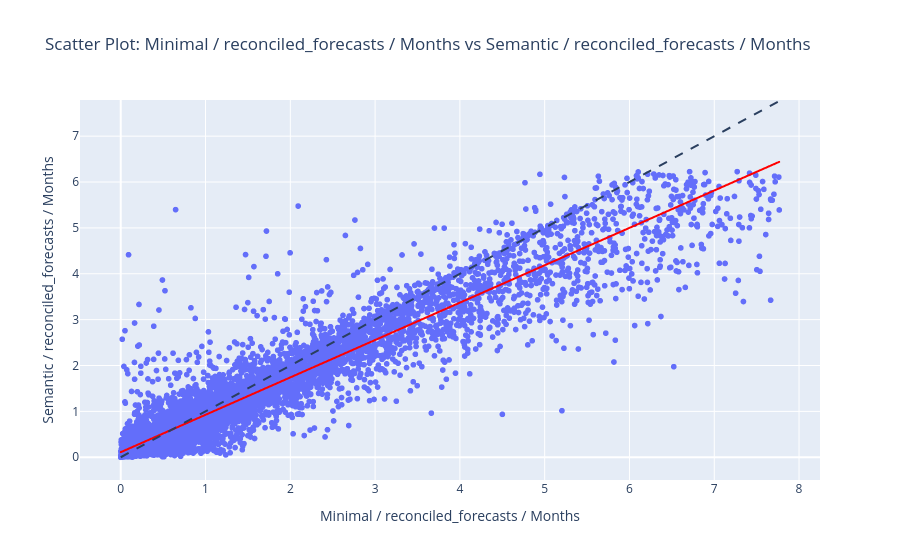

The notebook cell this image was saved under:
### Markdown cell above
At daily granularity errors we can see that the OLS trendline shows that `Minimal` performs worse at higher errors, while it performs better at lower errors. However this is only a slight difference, as we can see the coefficient of the trendline is 0.91, and it has a very high R2 value, meaning most samples are very close to this line, and there are only a few (quite visible) outliers.

We have seen that the median (and mean) of `Minimal` hierarchy reconciled errors are lower at daily granularity, so we can deduct that the density of low errors (at which `Minimal` performs better), are much higher than that of higher errors, but this plot is incapable of showing that.

### Code cell
plots.plot_error_func(nrmse_em,
                      MI(hierarchy=mth, forecast_type=RECONCILED_FORECASTS, granularity=MONTHS),
                      MI(hierarchy=sth, forecast_type=RECONCILED_FORECASTS, granularity=MONTHS),
                      outlier_threshold=0.95).show()

### Figure 1 — Plotly figure (JSON) as saved in the notebook; plotly's stock layout.template omitted (floating-point values rounded to 4 significant figures; data arrays with more than 128 entries replaced by an {"elided": "..."} marker saying what was removed)
{"data": [{"hovertemplate": "Minimal / reconciled_forecasts / Months=%{x}<br>Semantic / reconciled_forecasts / Months=%{y}<extra></extra>", "legendgroup": "", "marker": {"color": "#636efa", "symbol": "circle"}, "mode": "markers", "name": "", "showlegend": false, "type": "scattergl", "x": {"elided": "12251 float values"}, "xaxis": "x", "y": {"elided": "12251 float values"}, "yaxis": "y"}, {"hovertemplate": "<b>OLS trendline</b><br>y = 0.814982 * x + 0.110716<br>R<sup>2</sup>=0.909669<br><br>Minimal / reconciled_forecasts / Months=%{x}<br>Semantic / reconciled_forecasts / Months=%{y} <b>(trend)</b><extra></extra>", "legendgroup": "", "line": {"color": "red"}, "marker": {"color": "#636efa", "symbol": "circle"}, "mode": "lines", "name": "", "showlegend": false, "type": "scattergl", "x": {"elided": "12251 float values"}, "xaxis": "x", "y": {"elided": "12251 float values"}, "yaxis": "y"}], "layout": {"legend": {"tracegroupgap": 0}, "shapes": [{"line": {"dash": "dash"}, "type": "line", "x0": 9.533e-05, "x1": 7.767, "y0": 9.533e-05, "y1": 7.767}], "title": {"text": "Scatter Plot: Minimal / reconciled_forecasts / Months vs Semantic / reconciled_forecasts / Months"}, "xaxis": {"anchor": "y", "domain": [0, 1], "title": {"text": "Minimal / reconciled_forecasts / Months"}}, "yaxis": {"anchor": "x", "domain": [0, 1], "title": {"text": "Semantic / reconciled_forecasts / Months"}}}}
